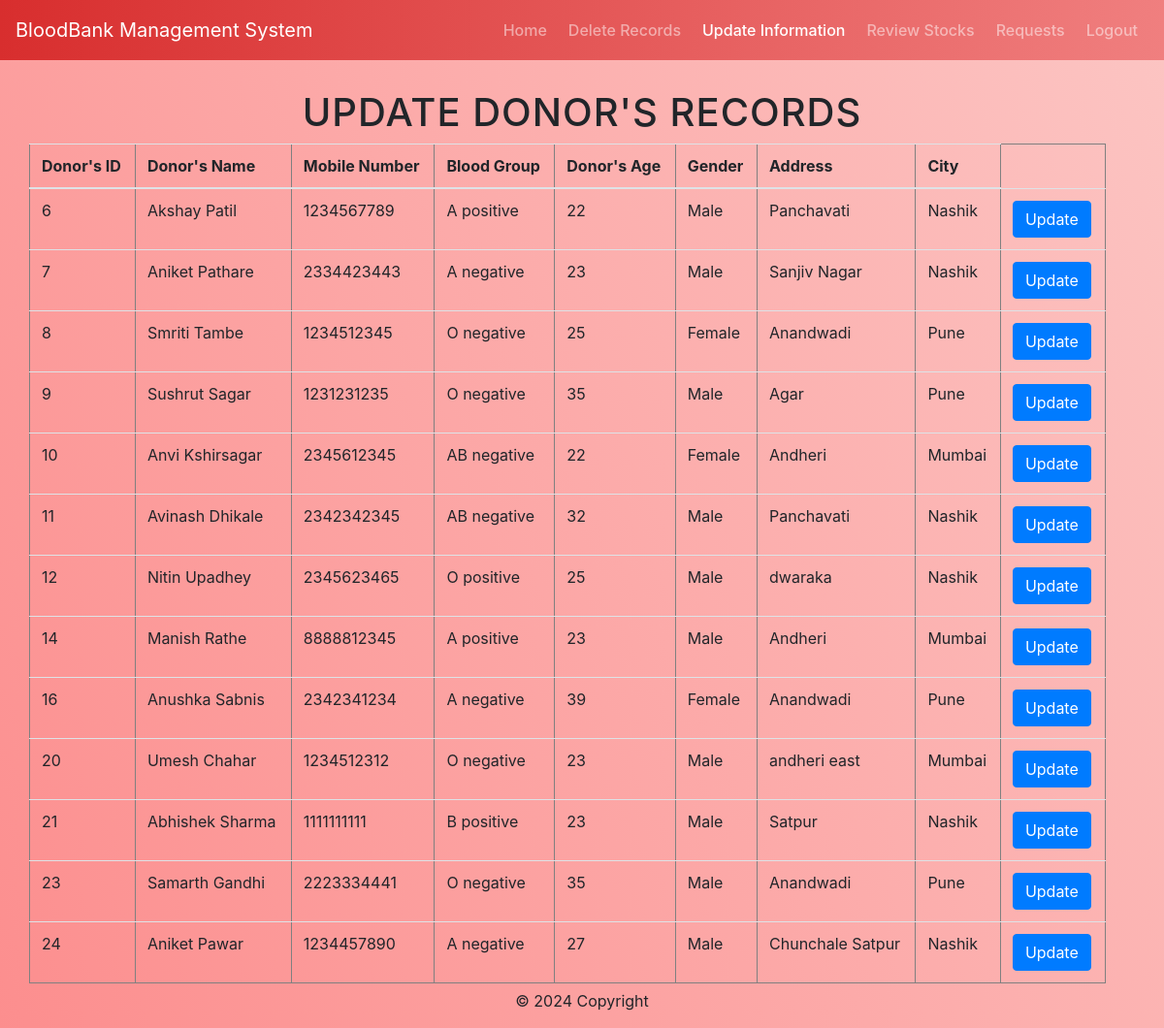
The app's page /updatea.php (signed in) with its own data.
### tables this page shows
CREATE TABLE `donors` (
  `donor_id` int(11) NOT NULL,
  `donor_name` varchar(50) NOT NULL,
  `mobile_no` varchar(25) NOT NULL,
  `bloodgroup` varchar(20) NOT NULL,
  `age` varchar(11) NOT NULL,
  `gender` varchar(11) NOT NULL,
  `city` varchar(25) NOT NULL,
  `address` varchar(100) NOT NULL
);

### updatea.php (the view, shortened to what this page needs)
<?php
$servername = "localhost";
$username = "root";
$password = "";
$db = "bloodbankk";
$mysqli = new mysqli($servername,$username,$password,$db);
$sql = "SELECT donor_id, donor_name, mobile_no, bloodgroup,age,gender, address, city FROM donors";
$result = $mysqli->query($sql);
?>
<head>
<link rel="stylesheet" href="css/style.css">
<link rel="stylesheet" href="css/style2.css">
    <link rel="stylesheet" href="https://maxcdn.bootstrapcdn.com/bootstrap/4.0.0/css/bootstrap.min.css">
</head>
<body>
    <?php include 'Navbar.php' ?>
    <div class="container">
        <div class="row justify-content-center">
            <h1>Update Donor's Records</h1>
        </div>
        <div class="row table-responsive">
            <table  border='1' class="table table-hover"  cellspacing="2" cellpadding="2" >
                <?php
                    if($result->num_rows>0){
                        echo " <thead>
                        <tr>
                        <th>Donor's ID</th>
                        <th>Donor's Name</th>
                        <th>Mobile Number</th>
                        <th>Blood Group </th>
                        <th>Donor's Age</th>
                        <th>Gender</th>
                        <th>Address</th>
                        <th>City</th>
                        </tr>
                        </thead>";
                        while($row = $result->fetch_assoc()){
                ?>
                <tr>
                    <td><?php echo $row["donor_id"]; ?></td>
                    <td><?php echo $row["donor_name"]; ?></td>
                    <td><?php echo $row["mobile_no"]; ?></td>
                    <td><?php echo $row["bloodgroup"]; ?></td>
                    <td><?php echo $row["age"]; ?></td>
                    <td><?php echo $row["gender"]; ?></td>
                    <td><?php echo $row["address"]; ?></td>
                    <td><?php echo $row["city"]; ?></td>
                    <td><a class="btn btn-primary rounded-pill" href="updateuser.php?donor_id=<?php echo $row["donor_id"] ?>">Update</a></td>
                </tr>
                <?php
                }
                ?>
            </table>
        </div>
    </div>
    <?php require_once "footer.php"?>
</body>
<?php
    } else{
        echo "0 Results";
    }
?>

### css/style.css (style rules this page uses)
h1, h2, h3, h4, h5, h6 { text-transform: uppercase; font-family: "Josefin Slab","Helvetica Neue",Helvetica,Arial,sans-serif; font-weight: 700; letter-spacing: 1px; }
.container { padding: 20px; margin: 10px; }

### css/style2.css (style rules this page uses)
body { background-color: #fc8e8e; background-image: linear-gradient(62deg, #fc8e8e 0%, #fcc5c3 100%); }

### records on screen
donors: donor_id "6", donor_name "Akshay Patil", mobile_no "1234567789", bloodgroup "A positive", age "22", gender "Male", address "Panchavati", city "Nashik"
donors: donor_id "7", donor_name "Aniket Pathare", mobile_no "2334423443", bloodgroup "A negative", age "23", gender "Male", address "Sanjiv Nagar", city "Nashik"
donors: donor_id "8", donor_name "Smriti Tambe", mobile_no "1234512345", bloodgroup "O negative", age "25", gender "Female", address "Anandwadi", city "Pune"
donors: donor_id "9", donor_name "Sushrut Sagar", mobile_no "1231231235", bloodgroup "O negative", age "35", gender "Male", address "Agar", city "Pune"
donors: donor_id "10", donor_name "Anvi Kshirsagar", mobile_no "2345612345", bloodgroup "AB negative", age "22", gender "Female", address "Andheri", city "Mumbai"
donors: donor_id "11", donor_name "Avinash Dhikale", mobile_no "2342342345", bloodgroup "AB negative", age "32", gender "Male", address "Panchavati", city "Nashik"
donors: donor_id "12", donor_name "Nitin Upadhey", mobile_no "2345623465", bloodgroup "O positive", age "25", gender "Male", address "dwaraka", city "Nashik"
donors: donor_id "14", donor_name "Manish Rathe", mobile_no "8888812345", bloodgroup "A positive", age "23", gender "Male", address "Andheri", city "Mumbai"
donors: donor_id "16", donor_name "Anushka Sabnis", mobile_no "2342341234", bloodgroup "A negative", age "39", gender "Female", address "Anandwadi", city "Pune"
donors: donor_id "20", donor_name "Umesh Chahar", mobile_no "1234512312", bloodgroup "O negative", age "23", gender "Male", address "andheri east", city "Mumbai"
donors: donor_id "21", donor_name "Abhishek Sharma", mobile_no "1111111111", bloodgroup "B positive", age "23", gender "Male", address "Satpur", city "Nashik"
donors: donor_id "23", donor_name "Samarth Gandhi", mobile_no "2223334441", bloodgroup "O negative", age "35", gender "Male", address "Anandwadi", city "Pune"
donors: donor_id "24", donor_name "Aniket Pawar", mobile_no "1234457890", bloodgroup "A negative", age "27", gender "Male", address "Chunchale Satpur", city "Nashik"
